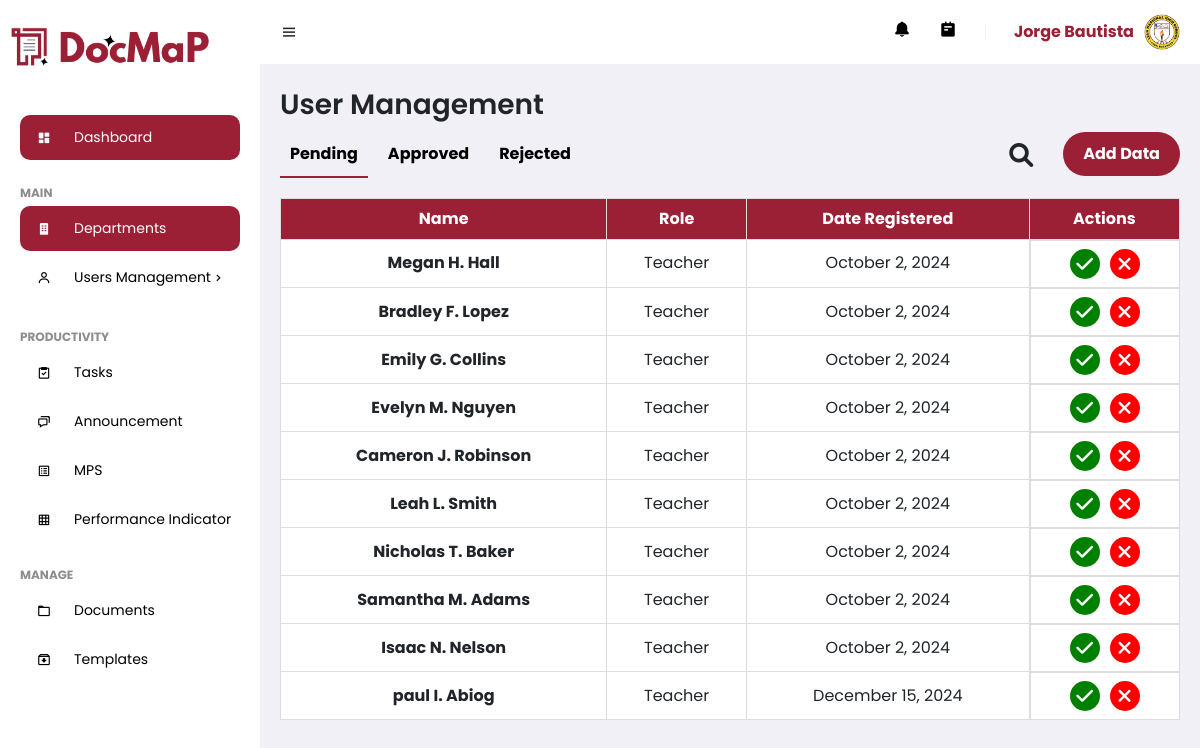
The page /Admin/users.php (signed in) on the database its author committed.
### tables this page shows
CREATE TABLE `useracc` (
  `UserID` int(11) NOT NULL,
  `Username` varchar(255) NOT NULL,
  `Password` varchar(255) NOT NULL,
  `fname` varchar(255) NOT NULL,
  `mname` varchar(255) NOT NULL,
  `lname` varchar(255) NOT NULL,
  `bday` date NOT NULL,
  `mobile` varchar(255) NOT NULL,
  `sex` enum('Male','Female') NOT NULL,
  `address` text NOT NULL,
  `email` varchar(255) NOT NULL,
  `profile` varchar(255) DEFAULT 'profile.jpg',
  `date_registered` timestamp NOT NULL DEFAULT current_timestamp(),
  `Status` enum('Pending','Approved','Rejected') NOT NULL,
  `role` enum('Admin','Department Head','Teacher') NOT NULL DEFAULT 'Teacher',
  `Rank` varchar(255) DEFAULT NULL,
  `dept_ID` int(11) DEFAULT NULL
);

### Admin/users.php (the view, shortened to what this page needs)
<?php
include 'connection.php';
$statuses = ['Pending', 'Approved', 'Rejected'];
$usersByStatus = [];
foreach ($statuses as $status) {
    $stmt = $conn->prepare("SELECT UserID, fname, mname, lname, role, date_registered FROM useracc WHERE Status = ?");
    $stmt->bind_param("s", $status);
    $stmt->execute();
    $result = $stmt->get_result();
    $users = [];
    while ($row = $result->fetch_assoc()) {
        $users[] = $row;
    }
    $usersByStatus[$status] = $users;
}
?>
<!DOCTYPE html>
<html lang="en">
<head>
    <link href='https://unpkg.com/boxicons@2.0.9/css/boxicons.min.css' rel='stylesheet'>
    <link href="https://cdnjs.cloudflare.com/ajax/libs/font-awesome/6.0.0-beta3/css/all.min.css" rel="stylesheet">
    <link href="https://cdn.jsdelivr.net/npm/bootstrap@5.3.0/dist/css/bootstrap.min.css" rel="stylesheet">
    <link rel="stylesheet" href="assets/css/styles.css">
</head>
<body>
    <section id="sidebar">
        <?php include 'navbar.php'; ?>
    </section>
    <section id="content">
        <?php include 'topbar.php'; ?>
<main>
    <h1 class="title">User Management</h1>
    <button class="add-button" data-bs-toggle="modal" data-bs-target="#addDataModal">Add Data</button>
    <div class="header">
        <div class="tabs">
            <button class="tablink" onclick="openTab('pending')" id="defaultOpen">Pending</button>
            <button class="tablink" onclick="openTab('approved')">Approved</button>
            <button class="tablink" onclick="openTab('rejected')">Rejected</button>
        </div>
        <div class="search-container">
            <i class="fas fa-search search-icon" onclick="toggleSearchBar()"></i>
        </div>
    </div>
    <div id="pending" class="tabcontent">
        <table class="user-table" id="pendingTable">
            <thead>
                <tr>
                    <th>Name</th>
                    <th>Role</th>
                    <th>Date Registered</th>
                    <th>Actions</th>
                </tr>
            </thead>
            <tbody>
                <?php foreach ($usersByStatus['Pending'] as $user): ?>
                <tr>
                    <td style="font-weight:bold;"><?php echo htmlspecialchars($user['fname']) . ' ' . htmlspecialchars($user['mname']) .'.'. ' ' . htmlspecialchars($user['lname']); ?></td>
                    <td><?php echo htmlspecialchars($user['role']); ?></td>
                    <td><?php echo htmlspecialchars(date('F j, Y', strtotime($user['date_registered']))); ?></td>
                    <td class="actions">
                        <div class="action-icon approve" onclick="confirmAction(<?php echo $user['UserID']; ?>, 'approve')" title="Approve">
                            <i class="fas fa-check" style="color:#fff;"></i>
                        </div>
                        <div class="action-icon reject" onclick="confirmAction(<?php echo $user['UserID']; ?>, 'reject')" title="Reject">
                            <i class="fas fa-times" style="color:#fff;"></i>
                        </div>
                    </td>
                </tr>
                <?php endforeach; ?>
            </tbody>
        </table>
    </div>
</main>
    </section>
</body>
</html>

### Admin/topbar.php (shortened to what this page needs)
<nav>
    <i class='bx bx-menu toggle-sidebar'></i>
    <a href="#" class="nav-link">
        <?php
        if (isset($_SESSION['user_id'])) {
        ?>
        <i class='bx bxs-bell icon' id="notification-icon"></i>
            <?php
            } else {
                echo "User not logged in.";
            }
            ?>
    </a>
    <a href="#" class="nav-link">
        <i class='bx bxs-notepad icon'></i>
    </a>
    <div class="profile">
        <?php
        include 'connection.php';
        if (isset($_SESSION['user_id'])) {
            $userId = $_SESSION['user_id'];
            $sql = "SELECT Profile, CONCAT(fname, ' ', lname) AS fullname FROM useracc WHERE UserID = ?";
            $stmt = $conn->prepare($sql);
            if ($stmt) {
                $stmt->bind_param("s", $userId);
                $stmt->execute();
                $stmt->bind_result($profileImage, $fullName);
                $profileImagePath = "../img/UserProfile/" . $profileImage;
                if (file_exists($profileImagePath)) {
                    echo "<span class='user-name'>{$fullName}</span>";
                    echo "<img src='{$profileImagePath}' alt='Profile Image' class='profile-image'>";
                } else {
                    echo "<span class='user-name'>{$fullName}</span>";
                    echo "<img src='default_profile_image.jpg' alt='Profile Image' class='profile-image'>";
                }
            } else {
                echo "Error preparing statement: " . $conn->error;
            }
        } else {
            echo "User not logged in.";
        }
        ?>
    </div>
</nav>

### Admin/assets/css/styles.css (style rules this page uses)
* { font-family: 'Poppins', sans-serif; margin: 0; padding: 0; box-sizing: border-box; }
:root { --grey: #F1F0F6; --dark-grey: #8D8D8D; --light: #fff; --dark: #000; --green: #81D43A; --light-green: #E3FFCB; --blue: #9B2035; --light-blue: #D0E4FF; --dark-blue: #0C5FCD; --red: #FC3B56; }
html { overflow-x: hidden; }
body { background: var(--grey); overflow-x: hidden; }
a { text-decoration: none; }
#sidebar { position: fixed; max-width: 260px; width: 100%; background: var(--light); top: 0; left: 0; height: 100%; overflow-y: auto; scrollbar-width: none; transition: all .3s ease; z-index: 200; }
#content { position: relative; width: calc(100% - 260px); left: 260px; transition: all .3s ease; }
nav { background: var(--light); height: 64px; padding: 0 20px; display: flex; align-items: center; grid-gap: 28px; position: sticky; top: 0; left: 0; z-index: 100; }
nav .toggle-sidebar { font-size: 18px; cursor: pointer; }
nav .nav-link { position: relative; }
nav .nav-link .icon { font-size: 18px; color: var(--dark); }
nav .profile { position: relative; }
nav .profile img { width: 36px; height: 36px; border-radius: 50%; object-fit: cover; cursor: pointer; }
main { width: 100%; padding: 24px 20px 20px 20px; }
main .title { font-size: 28px; font-weight: 600; margin-bottom: 10px; }

### Admin/users.php (style rules this page uses)
h1 { margin-bottom: 15px; }
.header { display: flex; justify-content: space-between; align-items: center; margin-bottom: 20px; }
.tabs { display: flex; gap: 10px; }
.tabs button { padding: 10px; border: none; cursor: pointer; background-color: transparent; transition: background-color 0.3s; border-bottom: 2px solid transparent; }
.tablink { font-weight:bold; font-size:16px; }
.tabs button.active { border-color: #9b2035; }
.user-table { width: 100%; border-collapse: collapse; margin-top: 20px; background-color: #fff; }
.user-table th, .user-table td { border: 1px solid #ddd; padding: 8px; text-align: center; background-color: #fff; }
.user-table th { background-color: #9b2035; color:#fff; }
.user-table .actions { display: flex; gap: 10px; justify-content: center; }
.user-table .actions i { font-size: 1.2em; cursor: pointer; transition: color 0.3s; display: flex; align-items: center; justify-content: center; width: 30px; height: 30px; border-radius: 50%; }
.user-table .actions .fa-check { color: green; }
.user-table .actions .fa-times { color: red; }
.search-container { display: flex; align-items: center; position: relative; }
.search-container .search-icon { cursor: pointer; font-size: 1.5em; margin-right: 10px; }
.add-button { background-color: #9b2035; color: white; padding: 10px 20px; border: none; border-radius: 25px; cursor: pointer; transition: background-color 0.3s; float: right; margin-left:20px; font-weight:bold; }
.actions { display: flex; gap: 8px; color:#ffff; }
.action-icon { display: flex; align-items: center; justify-content: center; width: 30px; height: 30px; border-radius: 50%; color: white; cursor: pointer; padding: 10px; }
.action-icon.approve { background-color: green; }
.action-icon.reject { background-color: red; }

### Admin/topbar.php (style rules this page uses)
.profile { display: flex; align-items: center; }
.user-name { margin-right: 10px; font-weight: bold; color: #9B2035; }
.profile-image { width: 40px; height: 40px; border-radius: 50%; }
.nav-link { position: relative; }

### rows shown on the page
useracc: profile (picture)
useracc: fname "Megan", mname "H", lname "Hall", role "Teacher", date_registered "October 2, 2024"
useracc: fname "Bradley", mname "F", lname "Lopez", role "Teacher", date_registered "October 2, 2024"
useracc: fname "Emily", mname "G", lname "Collins", role "Teacher", date_registered "October 2, 2024"
useracc: fname "Evelyn", mname "M", lname "Nguyen", role "Teacher", date_registered "October 2, 2024"
useracc: fname "Cameron", mname "J", lname "Robinson", role "Teacher", date_registered "October 2, 2024"
useracc: fname "Leah", mname "L", lname "Smith", role "Teacher", date_registered "October 2, 2024"
useracc: fname "Nicholas", mname "T", lname "Baker", role "Teacher", date_registered "October 2, 2024"
useracc: fname "Samantha", mname "M", lname "Adams", role "Teacher", date_registered "October 2, 2024"
useracc: fname "Isaac", mname "N", lname "Nelson", role "Teacher", date_registered "October 2, 2024"
useracc: fname "paul", mname "I", lname "Abiog", role "Teacher", date_registered "December 15, 2024"

### other values the page prints
$fullName "Jorge Bautista"
